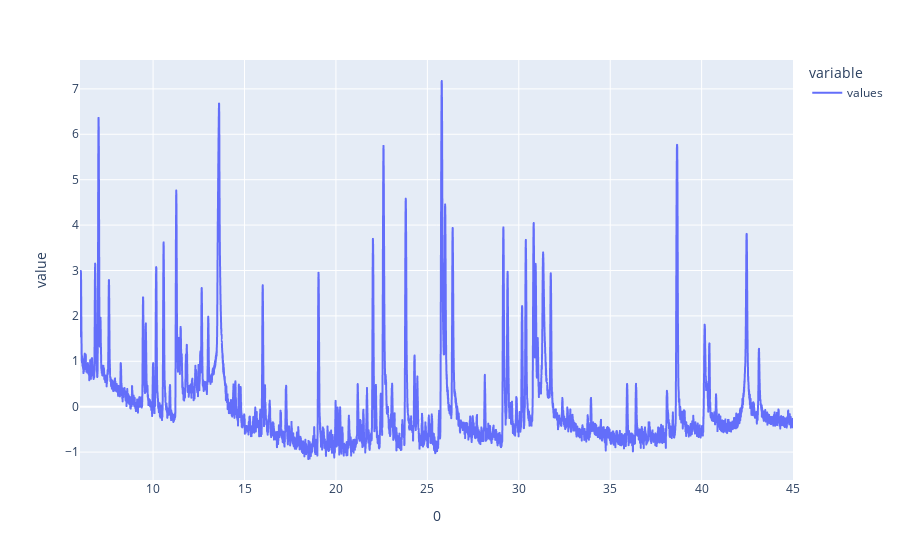

The notebook cell this image was saved under:
### Markdown cell above
Ensuite on fait une normalisation des points de la courbe

### Code cell
temp = (temp - temp.mean())/temp.std()
temp.plot()

### Figure 1 — Plotly figure (JSON) as saved in the notebook; plotly's stock layout.template omitted (floating-point values rounded to 4 significant figures; data arrays with more than 128 entries replaced by an {"elided": "..."} marker saying what was removed)
{"data": [{"hovertemplate": "variable=values<br>0=%{x}<br>value=%{y}<extra></extra>", "legendgroup": "values", "line": {"color": "#636efa", "dash": "solid"}, "mode": "lines", "name": "values", "showlegend": true, "type": "scattergl", "x": {"elided": "6607 float values"}, "xaxis": "x", "y": {"elided": "6607 float values"}, "yaxis": "y"}], "layout": {"legend": {"title": {"text": "variable"}, "tracegroupgap": 0}, "margin": {"t": 60}, "xaxis": {"anchor": "y", "domain": [0, 1], "title": {"text": "0"}}, "yaxis": {"anchor": "x", "domain": [0, 1], "title": {"text": "value"}}}}
